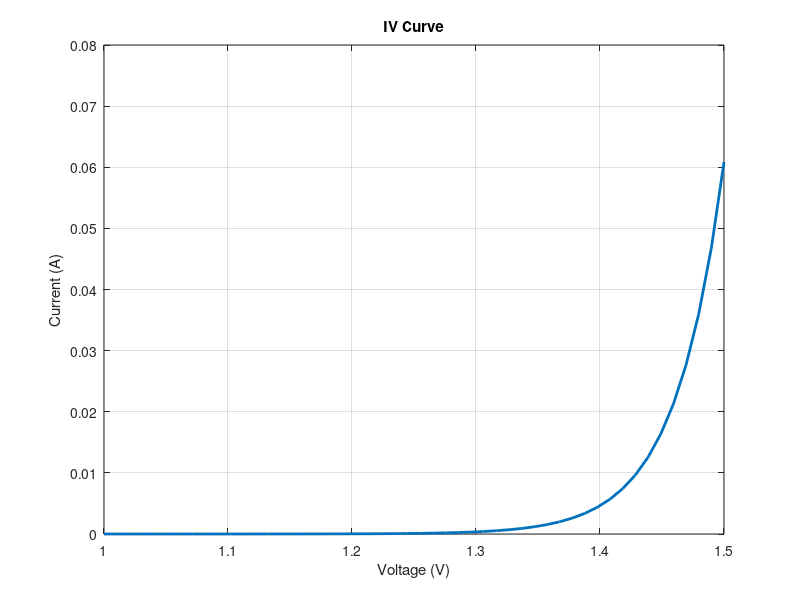
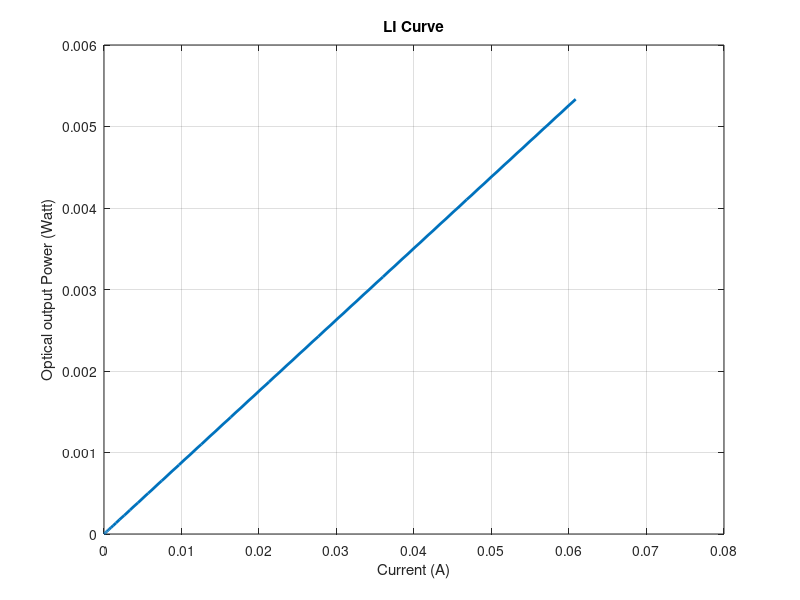
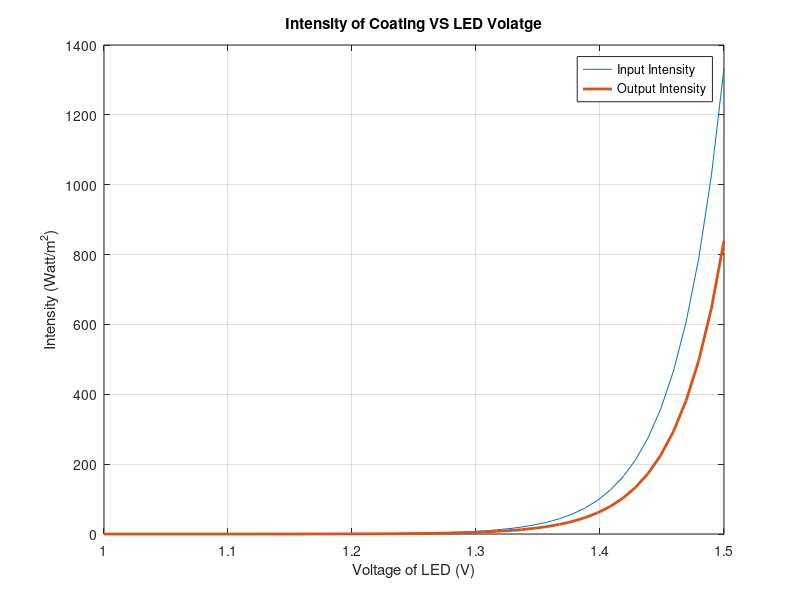
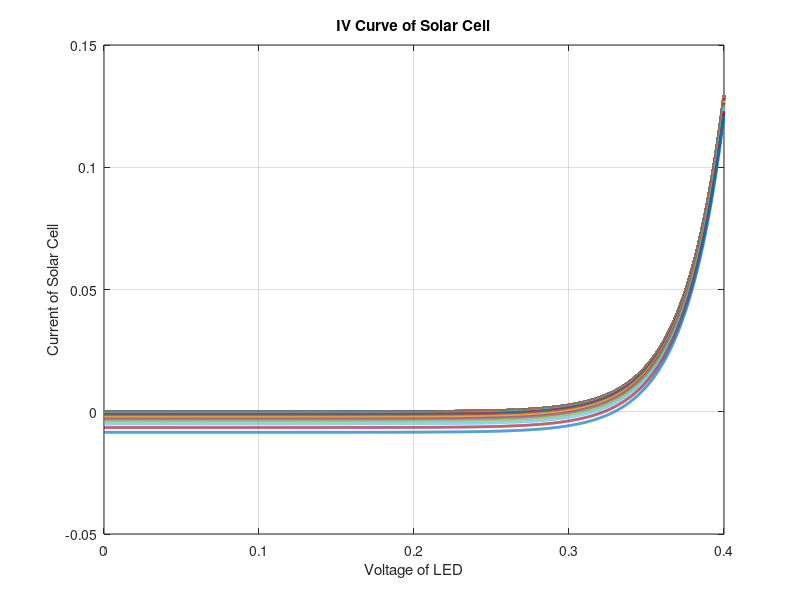

Write the MATLAB code that produced these figures, in order.
clc;
clear;
close all;

%% Task 1

nf=1.5;
Is=1e-18; % A
Ninj=0.99;
Nr=0.98;
Ne=0.04;
T=300;
lambda0=550*1e-9;
q=1.6e-19;
kB=1.38e-23;

Vled=linspace(1,1.5,50);
I = Is*(exp((q*Vled)./(nf*kB*T))-1);

figure(1)
plot(Vled,I,'LineWidth',2)
xlabel('Voltage (V)')
ylabel('Current (A)')
title('IV Curve')
grid on


N0=Ninj*Nr*Ne;
h=6.626e-34;
c=3e8;
L = N0*I*(h*c/lambda0)/q;
figure(2)
plot(I,L,'LineWidth',2);
xlabel('Current (A)');
ylabel('Optical output Power (Watt)');
title('LI Curve');
grid on;

%% Task 2

alpha= 6.4e3; %cm^-1
R=0.37;
A=4/(1000^2); %m^2
Length=1e-7; %cm

Int0= L./A; % Watt/m^2
Int=Int0.*(1-R).*exp(-alpha*Length);

figure(3)
plot(Vled,Int0,Vled,Int,"LineWidth",2);
xlabel('Voltage of LED (V)');
ylabel('Intensity (Watt/m^2)');
legend('Input Intensity','Output Intensity')
grid on
title('Intensity of Coating VS LED Volatge');

%% Task 3

K=(5e-3)/500;
n=1;
Iph=K*Int;
Io= 25e-9;
Rs=0;
Rp=20*1000;

figure(4)

V_oc = zeros(1,length(Iph));
I_sc = zeros(1,length(Iph));
P_max = zeros(1,length(Iph));
FF = zeros(1,length(Iph));

V = 0:0.0001:0.4;
e = 1.6e-19;
kb  = 1.38e-23;

for i = 1:length(Iph)

    I_total = -Iph(i) + Io.*(exp((e.*V)./(n.*kb*T))-1);
    %himel did not add the Rsh component
    P = (-I_total).*V;

    V_oc(i) = V(find(I_total<=0,1,'last'));
    I_sc(i) = Iph(i);
    P_max(i) = max(P);
    FF(i) = P_max(i)/(V_oc(i)*I_sc(i));

    plot(V,I_total,'linewidth',2);
    hold on;

end
xlabel('Voltage of LED')
ylabel('Current of Solar Cell')
title("IV Curve of Solar Cell")

grid on


%%

figure(5)
plot(Int,V_oc,'linewidth',2);

xlabel('Solar Irradiation, I (Wm^{-2})')
ylabel('Open Circuit Voltage, V_{oc} (V)')
grid on;
title('V_{oc} vs Solar Irradiation of Solar Cell')

%%

figure(6)
plot(Int,I_sc*1e3,'linewidth',2);

xlabel('Solar Irradiation, I (Wm^{-2})')
ylabel('Short Circuit Current, I_{sc} (mA)')
grid on;
title('I_{sc} vs Solar Irradiation of Solar Cell')

%%

figure(7)
plot(Int,P_max*1e3,'o-','linewidth',2);
xlabel('Solar Irradiation, I (Wm^{-2})')
ylabel('Maximum Power Point, P_{max} (mW)')
grid on;
title('P_{max} vs Solar Irradiation of Solar Cell')



%%

figure(8)
plot(Int,FF,'linewidth',2);
xlabel('Solar Irradiation, I (Wm^{-2})')
ylabel('Fill Factor, FF)');
grid on;
title('FF vs Solar Irradiance of Solar Cell')




